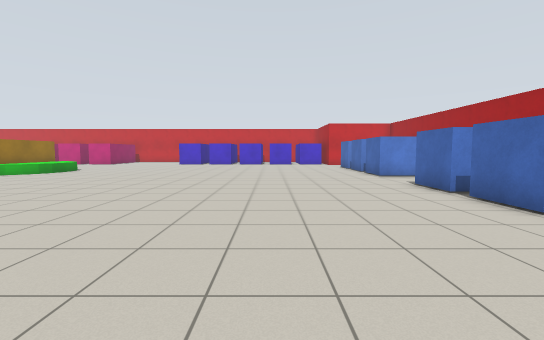
View 1 (above)

19 first-person views from a walk through a world built for the Gazebo simulator. The camera is 1.1 m above the floor, tilts 4° down and sees 90° across. The floor is counted in squares, 1 m on a side. Each view is taken from the middle of a square. On the plan, view 1 faces up. The plan holds only what a view shows up to about 12 squares ahead; the rest is blank. The place goes on beyond the plan.

View 2
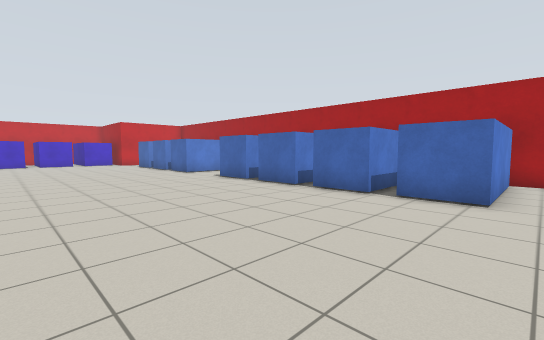

View 3
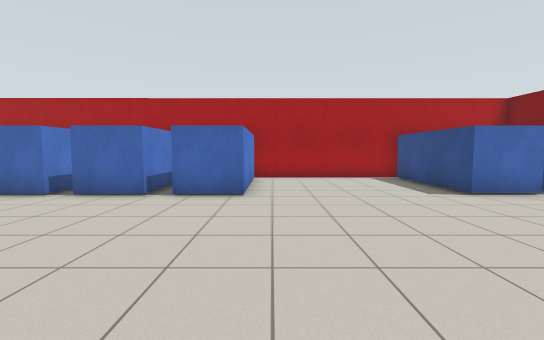

View 4
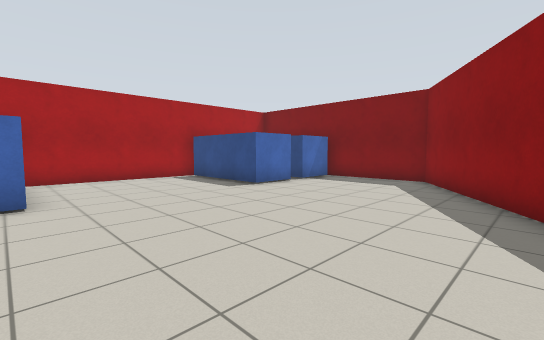

View 5
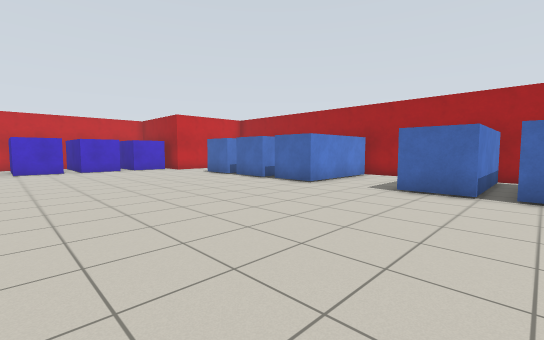

View 6
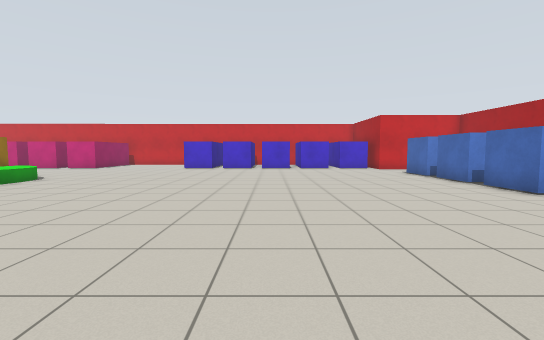

View 7
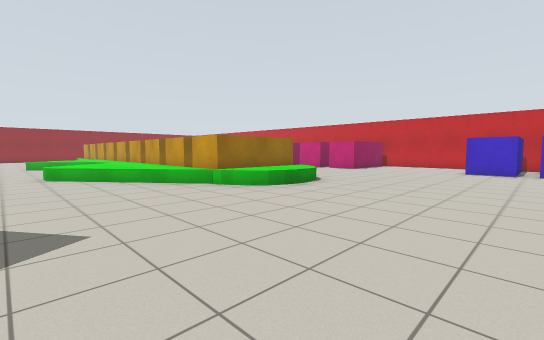

View 8
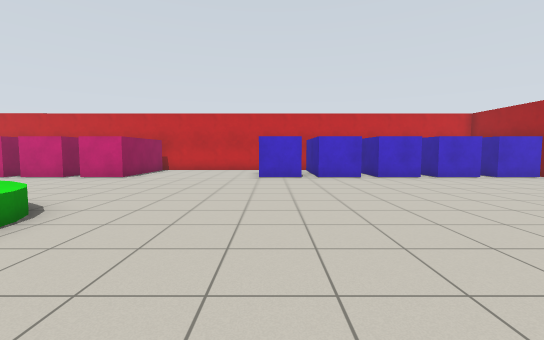

View 9
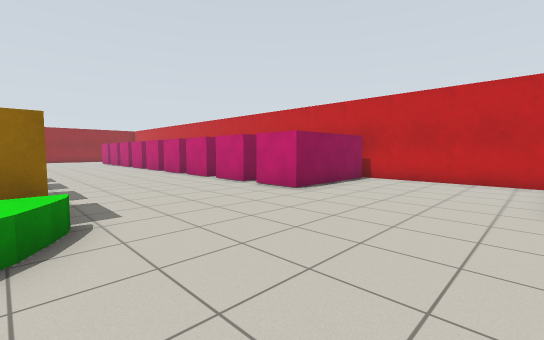

View 10
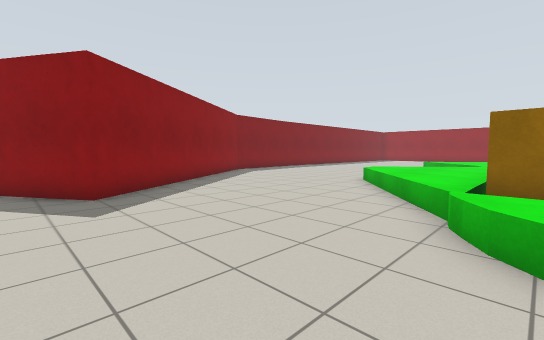

View 11
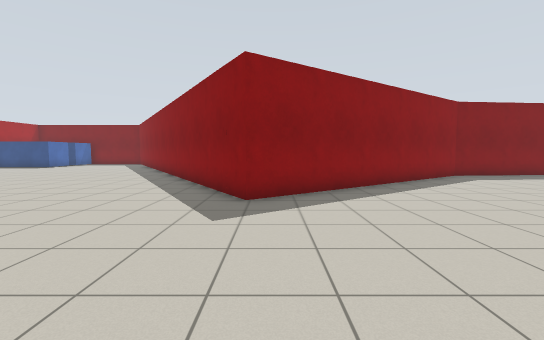

View 12
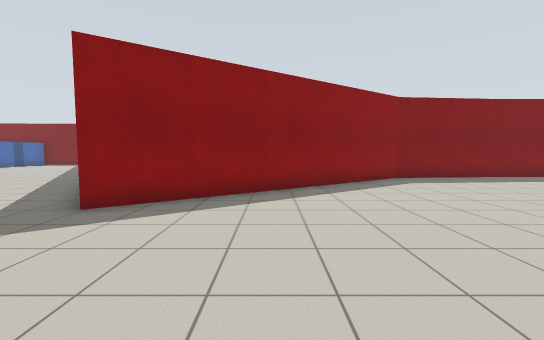

View 13
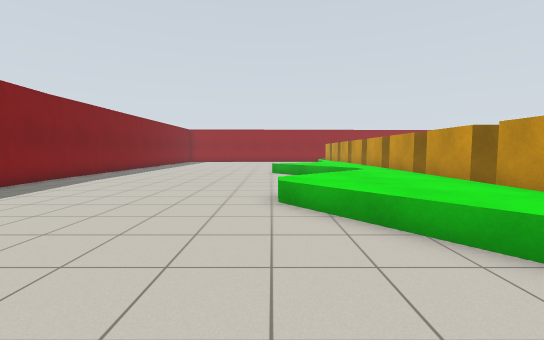

View 14
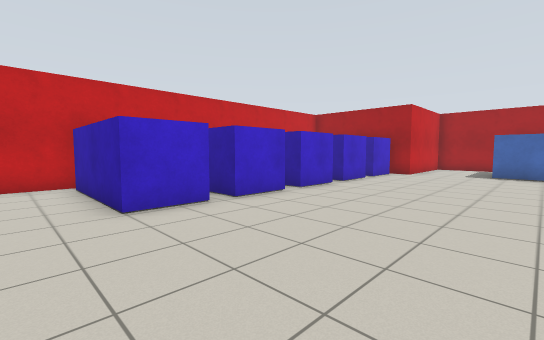

View 15
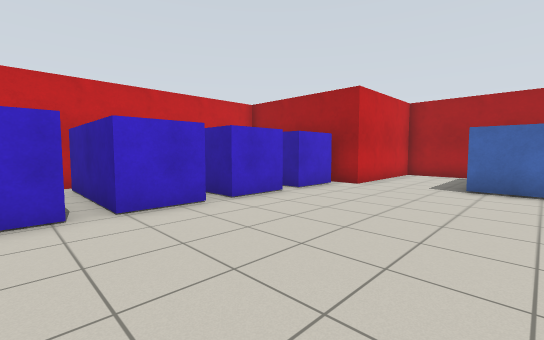

View 16
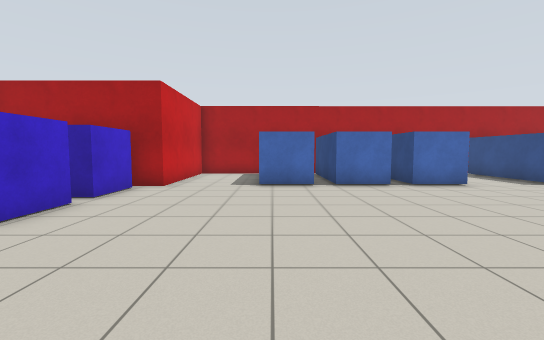

View 17
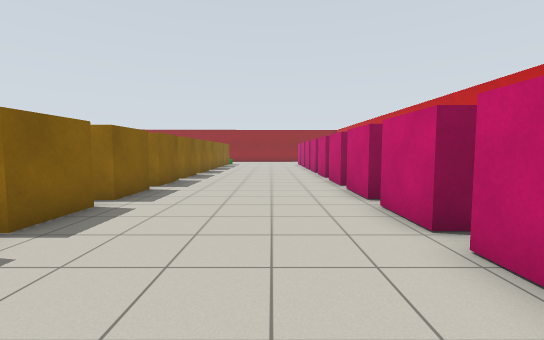

View 18
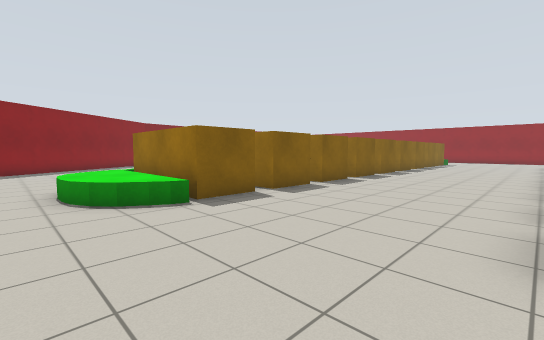

View 19
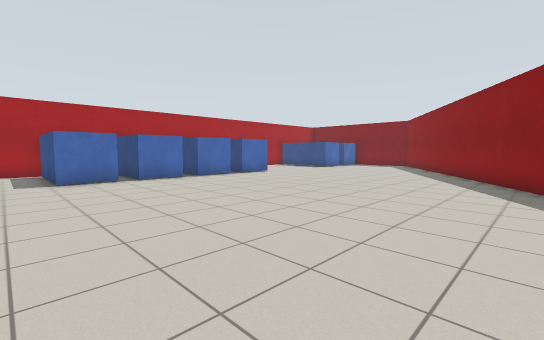

### Floor plan
Points are (right, up) in squares from view 1. A wall is a line through its corners. A room is listed if a view was taken in it or the views show most of it. See-through windows are left out.
Room 1 (views 1, 2, 3, 4, 5, 6, 7, 8, 9, 10, 11, 12, 13, 14, 15, 16, 17, 18, 19)
walls: (-13.1, 12.4) (-14.9, 12.4); (-14.9, 16.5) (-13.1, 16.5); (4.7, 7.1) (4.7, 8.8) (8.8, 8.8); (4.7, 14.2) (4.7, 15.9); (4.7, 4.6) (4.7, 6.3); (-5.8, 22.1) (-7.5, 22.1) (-7.5, 26.2); (-3.2, 22.1) (-5.1, 22.1); (4.7, 16.7) (4.7, 18.5); (-17.4, 16.5) (-15.6, 16.5); (-0.7, 22.1) (-2.6, 22.1) (-2.6, 26.2); (4.7, 2.1) (4.7, 4); (1.6, 22.1) (-0.2, 22.1); (8.4, 11.7) (4.7, 11.7) (4.7, 13.5); (9.2, 8.6) (9.2, 10.9); (-19.9, 16.5) (-18, 16.5); (4.1, 22.1) (2.3, 22.1) (2.3, 23.1); (-15.6, 23.1) (-15.6, 22.1) (-17.4, 22.1); (-2.1, -5.8) (1, -10.6) (4.5, -10.6); (-7.2, 26.7) (-13.7, 26.7); (-18, 22.1) (-19.9, 22.1); (-22.2, 16.5) (-20.5, 16.5); (-13.1, 26.2) (-13.1, 22.1) (-15, 22.1); (9.2, 19.1) (9.2, 20.9); (8.8, -0.3) (4.7, -0.3) (4.7, 1.5); (8.8, 21.4) (4.5, 21.4); (-20.5, 22.1) (-22.2, 22.1); (-24, 16.5) (-22.9, 16.5); (-22.6, -0.4) (-18.1, 0) (-9.4, 6) (-3.1, -4.2); (4.7, -7.8) (4.7, -6) (8.9, -6); (-22.9, 22.1) (-24, 22.1); (-24.5, -0.4) (-22.4, -0.4); (9.3, -6.5) (9.2, -0.1); (4.7, -10.3) (4.7, -8.4) (5.5, -8.4)
low walls: (-11.2, 13.1) (-11.6, 12.6) (-12.5, 12); (-11, 13.6) (-11.2, 13); (-10.9, 14.1) (-11, 13.5); (-12.8, 12.1) (-17.8, 8.2) (-18.6, 8.2); (-11.6, 16.1) (-11, 15.4) (-10.9, 14.6) (-10.9, 14); (-12.5, 16.6) (-11.3, 15.9) (-10.9, 15); (-22.1, 11.2) (-24, 9.5)

Positions as (right, up) in squares from view 1, and headings:
1: (0, 0), facing up
2: (-2, -1), facing up-right
3: (-2, -1), facing right
4: (-2, 0), facing down-right
5: (-3, 6), facing up-right
6: (-2, 5), facing up
7: (-5, 7), facing up-left
8: (-7, 11), facing up
9: (-8, 16), facing up-left
10: (-8, 13), facing down-left
11: (-10, 12), facing down
12: (-13, 11), facing down
13: (-12, 8), facing left
14: (-9, 17), facing up-right
15: (-4, 17), facing up-right
16: (-4, 18), facing right
17: (-12, 20), facing left
18: (-10, 22), facing down-left
19: (-6, 10), facing down-right
